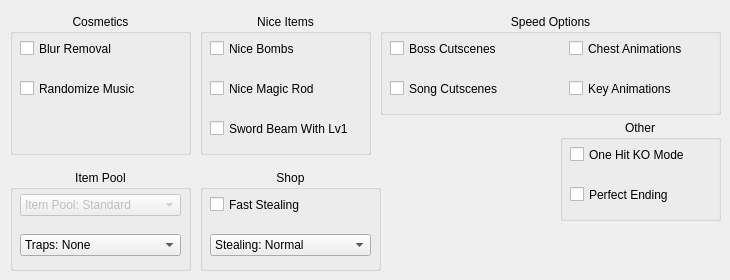
      <widget class="QWidget" name="tab_7">
       <attribute name="title">
        <string>Extra Settings</string>
       </attribute>
       <widget class="QGroupBox" name="groupBox_8">
        <property name="geometry">
         <rect>
          <x>200</x>
          <y>14</y>
          <width>171</width>
          <height>141</height>
         </rect>
        </property>
        <property name="title">
         <string>Nice Items</string>
        </property>
        <property name="alignment">
         <set>Qt::AlignHCenter|Qt::AlignTop</set>
        </property>
        <widget class="QCheckBox" name="lv1BeamCheck">
         <property name="geometry">
          <rect>
           <x>10</x>
           <y>104</y>
           <width>151</width>
           <height>21</height>
          </rect>
         </property>
         <property name="whatsThis">
          <string>Allows you to beam slash with the Lv1 Sword. Still requires full health</string>
         </property>
         <property name="text">
          <string>Sword Beam With Lv1</string>
         </property>
        </widget>
        <widget class="QCheckBox" name="niceRodCheck">
         <property name="geometry">
          <rect>
           <x>10</x>
           <y>64</y>
           <width>151</width>
           <height>21</height>
          </rect>
         </property>
         <property name="whatsThis">
          <string>Increases the fire rate of the Magic Rod</string>
         </property>
         <property name="text">
          <string>Nice Magic Rod</string>
         </property>
        </widget>
        <widget class="QCheckBox" name="niceBombsCheck">
         <property name="geometry">
          <rect>
           <x>10</x>
           <y>24</y>
           <width>151</width>
           <height>21</height>
          </rect>
         </property>
         <property name="whatsThis">
          <string>Allows you to rapidly place down bombs with no cooldown</string>
         </property>
         <property name="text">
          <string>Nice Bombs</string>
         </property>
        </widget>
       </widget>
       <widget class="QGroupBox" name="groupBox_7">
        <property name="geometry">
         <rect>
          <x>10</x>
          <y>170</y>
          <width>181</width>
          <height>101</height>
         </rect>
        </property>
        <property name="title">
         <string>Item Pool</string>
        </property>
        <property name="alignment">
         <set>Qt::AlignHCenter|Qt::AlignTop</set>
        </property>
        <widget class="QComboBox" name="trapsComboBox">
         <property name="geometry">
          <rect>
           <x>10</x>
           <y>64</y>
           <width>161</width>
           <height>22</height>
          </rect>
         </property>
         <property name="whatsThis">
          <string>This controls how many custom traps get added to the item pool</string>
         </property>
         <property name="editable">
          <bool>false</bool>
         </property>
         <property name="currentIndex">
          <number>0</number>
         </property>
         <property name="placeholderText">
          <string/>
         </property>
         <item>
          <property name="text">
           <string>Traps: None</string>
          </property>
         </item>
         <item>
          <property name="text">
           <string>Traps: Few</string>
          </property>
         </item>
         <item>
          <property name="text">
           <string>Traps: Several</string>
          </property>
         </item>
         <item>
          <property name="text">
           <string>Traps: Many</string>
          </property>
         </item>
         <item>
          <property name="text">
           <string>Traps: Trapsanity</string>
          </property>
         </item>
        </widget>
        <widget class="QComboBox" name="poolComboBox">
         <property name="enabled">
          <bool>false</bool>
         </property>
         <property name="geometry">
          <rect>
           <x>10</x>
           <y>24</y>
           <width>161</width>
           <height>22</height>
          </rect>
         </property>
         <property name="whatsThis">
          <string>This controls what items can be found in the randomizer</string>
         </property>
         <property name="editable">
          <bool>false</bool>
         </property>
         <property name="currentIndex">
          <number>1</number>
         </property>
         <property name="placeholderText">
          <string/>
         </property>
         <item>
          <property name="text">
           <string>Item Pool: Plentiful</string>
          </property>
         </item>
         <item>
          <property name="text">
           <string>Item Pool: Standard</string>
          </property>
         </item>
         <item>
          <property name="text">
           <string>Item Pool: Reduced</string>
          </property>
         </item>
        </widget>
       </widget>
       <widget class="QGroupBox" name="groupBox_10">
        <property name="geometry">
         <rect>
          <x>10</x>
          <y>14</y>
          <width>181</width>
          <height>141</height>
         </rect>
        </property>
        <property name="title">
         <string>Cosmetics</string>
        </property>
        <property name="alignment">
         <set>Qt::AlignHCenter|Qt::AlignTop</set>
        </property>
        <widget class="QCheckBox" name="musicCheck">
         <property name="enabled">
          <bool>true</bool>
         </property>
         <property name="geometry">
          <rect>
           <x>10</x>
           <y>64</y>
           <width>131</width>
           <height>21</height>
          </rect>
         </property>
         <property name="font">
          <font>
           <pointsize>9</pointsize>
           <strikeout>false</strikeout>
          </font>
         </property>
         <property name="toolTip">
          <string/>
         </property>
         <property name="whatsThis">
          <string>Randomizes music</string>
         </property>
         <property name="text">
          <string>Randomize Music</string>
         </property>
         <property name="checkable">
          <bool>true</bool>
         </property>
        </widget>
        <widget class="QCheckBox" name="blurCheck">
         <property name="geometry">
          <rect>
           <x>10</x>
           <y>24</y>
           <width>131</width>
           <height>21</height>
          </rect>
         </property>
         <property name="whatsThis">
          <string>Removes the blur around the edges of the screen</string>
         </property>
         <property name="text">
          <string>Blur Removal</string>
         </property>
        </widget>
       </widget>
       <widget class="QGroupBox" name="groupBox_11">
        <property name="geometry">
         <rect>
          <x>380</x>
          <y>14</y>
          <width>341</width>
          <height>101</height>
         </rect>
        </property>
        <property name="title">
         <string>Speed Options</string>
        </property>
        <property name="alignment">
         <set>Qt::AlignHCenter|Qt::AlignTop</set>
        </property>
        <widget class="QCheckBox" name="bossCutscenesCheck">
         <property name="enabled">
          <bool>true</bool>
         </property>
         <property name="geometry">
          <rect>
           <x>10</x>
           <y>24</y>
           <width>151</width>
           <height>21</height>
          </rect>
         </property>
         <property name="font">
          <font>
           <pointsize>9</pointsize>
           <strikeout>false</strikeout>
          </font>
         </property>
         <property name="toolTip">
          <string/>
         </property>
         <property name="whatsThis">
          <string>Sets all boss cutscenes to have already been watched</string>
         </property>
         <property name="text">
          <string>Boss Cutscenes</string>
         </property>
         <property name="checkable">
          <bool>true</bool>
         </property>
        </widget>
        <widget class="QCheckBox" name="songsCheck">
         <property name="geometry">
          <rect>
           <x>10</x>
           <y>64</y>
           <width>151</width>
           <height>21</height>
          </rect>
         </property>
         <property name="font">
          <font>
           <pointsize>9</pointsize>
           <strikeout>false</strikeout>
          </font>
         </property>
         <property name="toolTip">
          <string/>
         </property>
         <property name="whatsThis">
          <string>Skips the song learning animations and instead just immediately gives the item</string>
         </property>
         <property name="text">
          <string>Song Cutscenes</string>
         </property>
         <property name="checkable">
          <bool>true</bool>
         </property>
        </widget>
        <widget class="QCheckBox" name="chestAnimationsCheck">
         <property name="enabled">
          <bool>true</bool>
         </property>
         <property name="geometry">
          <rect>
           <x>189</x>
           <y>24</y>
           <width>151</width>
           <height>21</height>
          </rect>
         </property>
         <property name="font">
          <font>
           <pointsize>9</pointsize>
           <strikeout>false</strikeout>
          </font>
         </property>
         <property name="toolTip">
          <string/>
         </property>
         <property name="whatsThis">
          <string>Speeds up the animation when a chest appears</string>
         </property>
         <property name="text">
          <string>Chest Animations</string>
         </property>
         <property name="checkable">
          <bool>true</bool>
         </property>
        </widget>
        <widget class="QCheckBox" name="keyAnimationsCheck">
         <property name="enabled">
          <bool>true</bool>
         </property>
         <property name="geometry">
          <rect>
           <x>189</x>
           <y>64</y>
           <width>151</width>
           <height>21</height>
          </rect>
         </property>
         <property name="font">
          <font>
           <pointsize>9</pointsize>
           <strikeout>false</strikeout>
          </font>
         </property>
         <property name="toolTip">
          <string/>
         </property>
         <property name="whatsThis">
          <string>Speeds up the animation when keys drop from the ceiling</string>
         </property>
         <property name="text">
          <string>Key Animations</string>
         </property>
         <property name="checkable">
          <bool>true</bool>
         </property>
        </widget>
       </widget>
       <widget class="QGroupBox" name="groupBox_12">
        <property name="geometry">
         <rect>
          <x>200</x>
          <y>170</y>
          <width>181</width>
          <height>101</height>
         </rect>
        </property>
        <property name="title">
         <string>Shop</string>
        </property>
        <property name="alignment">
         <set>Qt::AlignHCenter|Qt::AlignTop</set>
        </property>
        <widget class="QCheckBox" name="stealingCheck">
         <property name="geometry">
          <rect>
           <x>10</x>
           <y>24</y>
           <width>151</width>
           <height>21</height>
          </rect>
         </property>
         <property name="toolTip">
          <string/>
         </property>
         <property name="whatsThis">
          <string>The shopkeeper will not kill you after stealing</string>
         </property>
         <property name="text">
          <string>Fast Stealing</string>
         </property>
        </widget>
        <widget class="QComboBox" name="stealingComboBox">
         <property name="geometry">
          <rect>
           <x>10</x>
           <y>64</y>
           <width>161</width>
           <height>22</height>
          </rect>
         </property>
         <property name="whatsThis">
          <string>This controls the requirement for stealing from the shop&lt;br&gt;&lt;/br&gt;Normal means that Sword is required</string>
         </property>
         <property name="editable">
          <bool>false</bool>
         </property>
         <property name="currentIndex">
          <number>2</number>
         </property>
         <property name="placeholderText">
          <string/>
         </property>
         <item>
          <property name="text">
           <string>Stealing: Always</string>
          </property>
         </item>
         <item>
          <property name="text">
           <string>Stealing: Never</string>
          </property>
         </item>
         <item>
          <property name="text">
           <string>Stealing: Normal</string>
          </property>
         </item>
        </widget>
       </widget>
       <widget class="QGroupBox" name="groupBox_13">
        <property name="geometry">
         <rect>
          <x>560</x>
          <y>120</y>
          <width>161</width>
          <height>101</height>
         </rect>
        </property>
        <property name="title">
         <string>Other</string>
        </property>
        <property name="alignment">
         <set>Qt::AlignHCenter|Qt::AlignTop</set>
        </property>
        <widget class="QCheckBox" name="ohkoCheck">
         <property name="geometry">
          <rect>
           <x>10</x>
           <y>24</y>
           <width>141</width>
           <height>21</height>
          </rect>
         </property>
         <property name="whatsThis">
          <string>Link will die in a single hit</string>
         </property>
         <property name="text">
          <string>One Hit KO Mode</string>
         </property>
        </widget>
        <widget class="QCheckBox" name="perfectEndingCheck">
         <property name="geometry">
          <rect>
           <x>10</x>
           <y>64</y>
           <width>151</width>
           <height>21</height>
          </rect>
         </property>
         <property name="whatsThis">
          <string>Forces the perfect ending to be displayed at the end of the game.&lt;br&gt;&lt;b&gt;&lt;u&gt;WARNING : Disables the death counter&lt;/u&gt;&lt;/b&gt;</string>
         </property>
         <property name="text">
          <string>Perfect Ending</string>
         </property>
        </widget>
       </widget>
      </widget>
